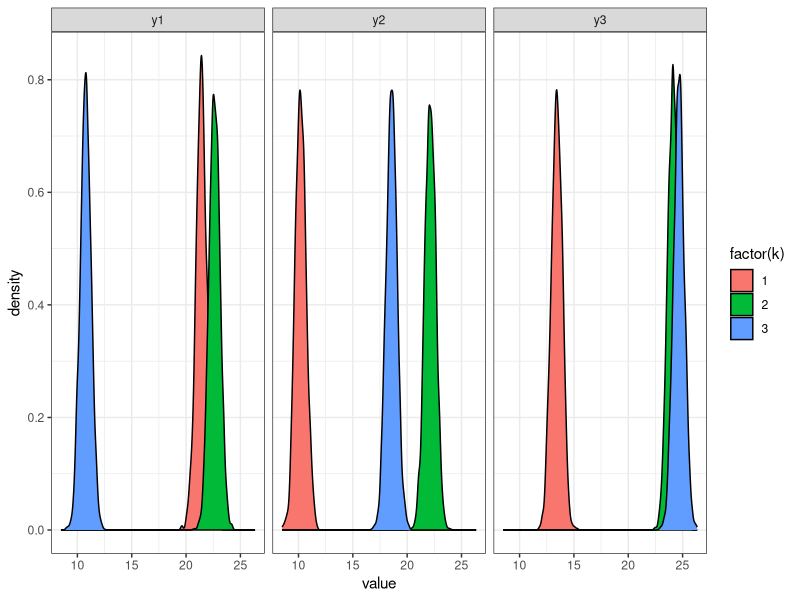

The R script that drew this image: (Note: this script raises an error after producing the figure.)
##################################
# Topics in Labor Markets, PSet 2
# Lina Ramirez and Olivia Stiegman
# 5/1/24
##################################
# install.packages('readstata13')
# install.packages('cowplot')

# Clear environment
rm(list=ls())
# setwd("/Users/linaramirez/Library/CloudStorage/Dropbox/phd/spring-2024/labor3/pset2")
# setwd("/Users/oliviastiegman/Documents/UChicago/2nd Year/Spring Quarter/Topics in Labor Markets/pset2")

# Load packages
library(gtools)
library(data.table)
library(ggplot2)
library(Matrix)
library(reshape)
library(ggplot2)
library(readstata13)
library(cowplot)
library(SparseM)

# For testing EM algorithm
model.mixture.new <- function(nk) {
  model <- list()

  model$A <- array(10 * (1 + 1.5 * runif(3 * nk)), c(3, nk))
  model$S <- array(1, c(3, nk))
  model$pk <- rdirichlet(1, rep(1, nk))
  model$nk <- nk

  return(model)
}

# Generate simulated data
model.mixture.simulate <- function(model, N, sd.scale) {
  Y1 <- array(0, sum(N))
  Y2 <- array(0, sum(N))
  Y3 <- array(0, sum(N))
  K  <- array(0, sum(N))

  A <- model$A
  S <- model$S
  pk <- model$pk
  nk <- model$nk

  # draw K
  K <- sample.int(nk, N, TRUE, pk)

  # draw Y1, Y2, Y3
  Y1 <- A[1, K] + S[1, K] * rnorm(N) * sd.scale
  Y2 <- A[2, K] + S[2, K] * rnorm(N) * sd.scale
  Y3 <- A[3, K] + S[3, K] * rnorm(N) * sd.scale

  data.sim <- data.table(k = K, y1 = Y1, y2 = Y2, y3 = Y3)

  return(data.sim)
}

# Mixture model
model <- model.mixture.new(3)
df <- model.mixture.simulate(model, 10000, sd.scale = 0.5)
df_melt <- melt(df, id = "k")
plot <- ggplot(df_melt, aes(x = value, group = k, fill = factor(k))) +
  geom_density() +
  facet_grid(~variable) +
  theme_bw()
print(plot)

########################################################################################
#QUESTION 1 AND 2

# Log of a normal pdf with arbitrary mean and variance
lognormpdf <- function(Y, mu, sigma)  {
  -0.5 * ((Y - mu) / sigma)^2   - 0.5 * log(2.0 * pi) - log(sigma)
}

# Avoid underflow
logsumexp <- function(v) {
  vm <- max(v)
  log(sum(exp(v - vm))) + vm
}

# Expectation function
expectation <- function(N, nk, pk, Y1, Y2, Y3, A, S) {
  # For the posteriors
  omega <- array(0, c(N, nk))
  lpm <- array(0, c(N, nk))

  # Initialize the likelihood
  lik <- 0

  # Loop over each latent variable type
  for (i in 1:N) {
    # Log of the probability of each latent variable type
    lomega <- log(pk)

    # Log of the probability of each observation given a mean and variance
    lnorm1 <- lognormpdf(Y1[i], A[1, ], S[1, ])
    lnorm2 <- lognormpdf(Y2[i], A[2, ], S[2, ])
    lnorm3 <- lognormpdf(Y3[i], A[3, ], S[3, ])

    # Calculate log of the likelihood for that latent variable type
    # (also the numerator of the posterior)
    lall <- lomega + lnorm2 + lnorm1 + lnorm3
    lpm[i, ] <- lall

    # Add to the likelihood
    lik <- lik + logsumexp(lall)

    # Calculate the posterior
    omega[i, ] <- exp(lall - logsumexp(lall))
  }

  return(list(omega = omega, lpm = lpm, lik = lik))
}

# Maximization function
maximization <- function(N, nk, omega, Y1, Y2, Y3, A, S) {
  Y <- as.matrix(c(Y1, Y2, Y3))
  DY <- as.matrix(kronecker(Y ,rep(1,nk)))
  d <- as.matrix(kronecker(rep(1, N), diag(nk)))
  Dkj <- as.matrix(kronecker(diag(3), d))

  rw <- as.matrix(c(omega, omega, omega))
  fit <- lm(DY ~ Dkj - 1, weights = rw)
  A <- coef(fit)
  A <- matrix(A, nrow = 3, ncol = nk)

  resids <- DY - predict(fit)
  resids_scale <- resids^2 / rw

  fit_v <- lm(resids_scale ~ Dkj - 1, weights = rw)
  S <- sqrt(coef(fit_v))
  S <- matrix(S, nrow = 3, ncol = nk)

  return(list(A = A, S = S))
}

# EM algorithm
em <- function(N, nk, df, tol) {

  # Initialize variables
  round <- 1
  lik_old <- 0
  check <- Inf

  # Initialize parameters
  pk <- rep(1 / nk, nk)
  A <- matrix(5, 3, nk)
  S <- matrix(1, 3, nk)

  # Initialize variables for convergence and Q, H functions
  omega_old <- array(pk, c(N, nk))
  lpm_old <- array(0, c(N, nk))

  # Arrange data
  Y1 <- df$y1
  Y2 <- df$y2
  Y3 <- df$y3

  # Perform EM algorithm until convergence
  while (check > tol) {
    print(paste("Round:", round))

    # Expectation step
    results <- expectation(N, nk, pk, Y1, Y2, Y3, A, S)

    # Update probabilities of types
    pk <- colSums(results$omega) / N

    # Update variables for convergence and Q, H functions
    lik_new <- results$lik
    omega_new <- results$omega
    lpm_new <- results$lpm

    # Maximization step
    results <- maximization(N, nk, omega_new, Y1, Y2, Y3, A, S)

    # Update means and variances
    A <- results$A
    S <- results$S

    # Calculate Q and H functions
    Q1 <- sum(((omega_old) * lpm_old))
    Q2 <- sum(((omega_old) * lpm_new))
    H1 <- - sum((omega_old) * log(omega_old))
    H2 <- - sum((omega_old) * log(omega_new))

    # Calculate convergence criterion
    check <- abs(lik_new - lik_old)

    print(paste("Check:", check))

    # Update variables for next iteration
    round <- round + 1
    lik_old <- lik_new
    omega_old <- omega_new
    lpm_old <- lpm_new
  }

  return(list(pk = pk, A = A, S = S))

}

em_results <- em(10000, 3, df, tol=1e-6)

##### QUESTION 3: With simulated data ####

# Plot the simulated data

ggplot(df_melt,aes(x=value,group=k,fill=factor(k))) + geom_density() + facet_grid(~variable) + theme_bw()

# Save the plot as PDF
ggsave("./output/histograms.pdf")

### Estimated vs. True means 


# Extract the required columns from em_results$A and model$A
As <- cbind(unlist(em_results$A), unlist(model$A))

# Create a dataframe with Estimated and True values for each y variable
df_As <- data.frame(
  Estimated = c(As[, 1], As[, 2], As[, 3]),
  True = c(As[, 4], As[, 5], As[, 6]),
  y = rep(c('y1', 'y2', 'y3'), each = nrow(As) / 3)
)

# Create scatter plot using ggplot
ggplot(df_As, aes(x = Estimated, y = True, color=y)) +
  geom_point() +  # Add points for scatter plot
  labs(title = "Estimated vs True",  # Set title
       x = "Estimated",              # Set x-axis label
       y = "True") +                 # Set y-axis label
  geom_text(aes(label = "Mean"), x = Inf, y = Inf, vjust = -1) +  # Add label "Mean"
  theme_minimal()                   # Set plot theme to minimal

ggsave("./output/means.pdf")

### Estimated vs. True Variances


# Extract the required columns from em_results$S and model$S
Ss <- cbind(unlist(em_results$S), unlist(model$S))

# Create a dataframe with Estimated and True values for each y variable
df_Ss <- data.frame(
  Estimated = c(Ss[, 1], Ss[, 2], Ss[, 3]),
  True = c(Ss[, 4], Ss[, 5], Ss[, 6]),
  y = rep(c('y1', 'y2', 'y3'), each = nrow(As) / 3)
)

# Create scatter plot using ggplot
ggplot(df_Ss, aes(x = Estimated, y = True, color=y)) +
  geom_point() +  # Add points for scatter plot
  labs(title = "Estimated vs True",  # Set title
       x = "Estimated",              # Set x-axis label
       y = "True") +                 # Set y-axis label
  geom_text(aes(label = "Mean"), x = Inf, y = Inf, vjust = -1) +  # Add label "Mean"
  theme_minimal()                   # Set plot theme to minimal

ggsave("./output/variance.pdf")


### Estimated vs. True Pks


# Extract the required columns from em_results$S and model$S
em_results[[1]] <- matrix(em_results[[1]], nrow = 1)
Pks <- cbind(unlist(em_results$pk), unlist(model$pk))


# Create a dataframe with Estimated and True values for each y variable
df_Pks <- data.frame(
  Estimated = c(Pks[, 1], Pks[, 2], Pks[, 3]),
  True = c(Pks[, 4], Pks[, 5], Pks[, 6]),
  y = rep(c('y1', 'y2', 'y3'), each = nrow(As) / 3)
)

# Create scatter plot using ggplot
ggplot(df_Pks, aes(x = Estimated, y = True, color=y)) +
  geom_point() +  # Add points for scatter plot
  labs(title = "Estimated vs True",  # Set title
       x = "Estimated",              # Set x-axis label
       y = "True") +                 # Set y-axis label
  geom_text(aes(label = "Mean"), x = Inf, y = Inf, vjust = -1) +  # Add label "Mean"
  theme_minimal()                   # Set plot theme to minimal

ggsave("./output/pk.pdf")


#We need to report the values of the likelihood, the H function and the Q function but I don't know how :(


##### QUESTION 4: Estimating on PSID Data #### 
psid_df <- data.table(read.dta13("./AER_2012_1549_data/output/data4estimation.dta"))

#computing the wage residuals 
fit <- lm(log(log_y) ~ year + marit + state_st, psid_df, na.action = na.exclude)
psid_df[, log_yr := residuals(fit)]

# extract lags
setkey(psid_df,person,year)
psid_df[, log_yr_l1 := psid_df[J(person, year - 2), log_yr]]
psid_df[, log_yr_l2 := psid_df[J(person, year - 4), log_yr]]

# compute difference from start
fdata <- psid_df[!is.na(log_yr * log_yr_l1 * log_yr_l2)][, list(y1 = log_yr_l2, y2 = log_yr_l1, y3 = log_yr)]

K <- sample.int(3, 4941, TRUE, model$pk)
K_df <- data.frame(k = K)

fdata <- cbind(fdata, K_df)

#Running the EM algorithm
psid_em3_results <- em(4941, 3, fdata, tol = 1e-3)
psid_em4_results <- em(4941, 4, fdata, tol = 1e-3)
psid_em5_results <- em(4941, 5, fdata, tol = 1e-3)
